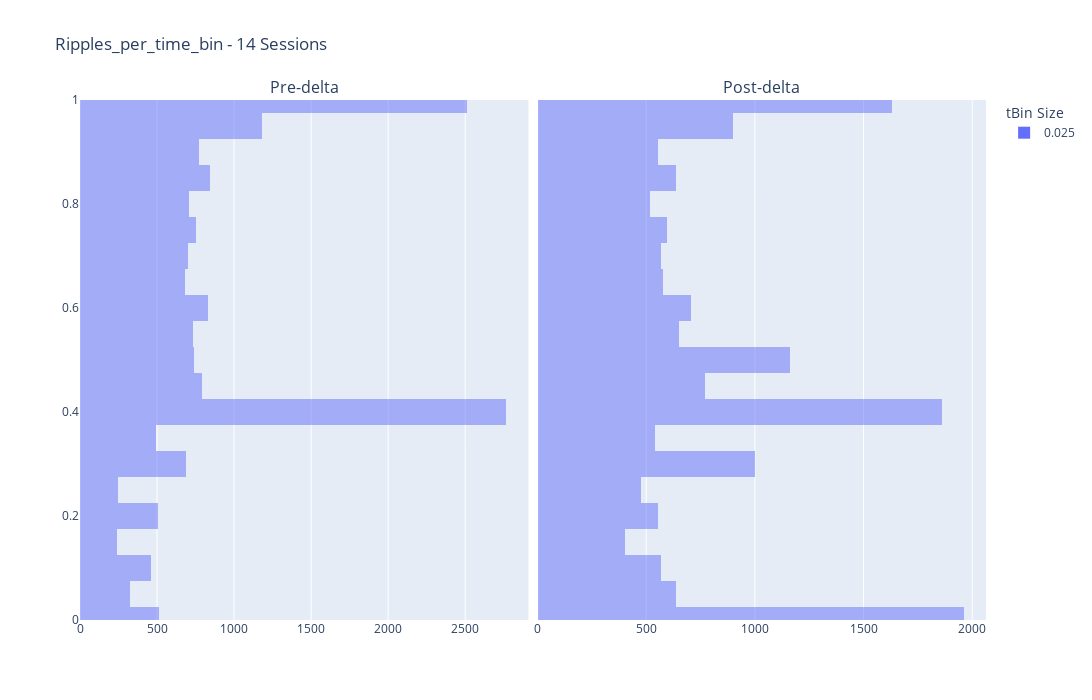

Notebook source saved alongside this figure:
### Code cell
## Test collapsed histograms-only results:
histograms_only_all_time_bin_session_figures = plot_across_sessions_scatter_results(collected_outputs_directory, concatenated_laps_df=all_sessions_laps_time_bin_df, concatenated_ripple_df=all_sessions_ripple_time_bin_df,
														#    enabled_time_bin_sizes=[0.03, 0.10],
															# enabled_time_bin_sizes=[0.03, 0.058, 0.10], # [0.03 , 0.044, 0.058, 0.072, 0.086, 0.1]
														   earliest_delta_aligned_t_start=earliest_delta_aligned_t_start, latest_delta_aligned_t_end=latest_delta_aligned_t_end,
														   main_plot_mode='default',
														   laps_title_prefix=f"Laps_per_time_bin", ripple_title_prefix=f"Ripples_per_time_bin", save_figures=False, figure_save_extension=['.html','.png'])
histograms_only_fig_time_bin_laps, histograms_only_fig_time_bin_ripples = histograms_only_all_time_bin_session_figures[0]
# histograms_only_fig_time_bin_laps.show()
histograms_only_fig_time_bin_ripples.show()

### Figure 1 — Plotly figure (JSON) as saved in the notebook; plotly's stock layout.template omitted (floating-point values rounded to 4 significant figures; data arrays with more than 128 entries replaced by an {"elided": "..."} marker saying what was removed)
{"data": [{"alignmentgroup": "True", "bingroup": "y", "hovertemplate": "time_bin_size=0.025<br>count=%{x}<br>P_Long=%{y}<extra></extra>", "legendgroup": "0.025", "marker": {"color": "#636efa", "opacity": 0.5, "pattern": {"shape": ""}}, "name": "0.025", "nbinsy": 25, "offsetgroup": "0.025", "orientation": "h", "showlegend": true, "type": "histogram", "xaxis": "x", "y": {"elided": "17473 float values"}, "yaxis": "y"}, {"alignmentgroup": "True", "bingroup": "y", "hovertemplate": "time_bin_size=0.025<br>count=%{x}<br>P_Long=%{y}<extra></extra>", "legendgroup": "0.025", "marker": {"color": "#636efa", "opacity": 0.5, "pattern": {"shape": ""}}, "name": "0.025", "nbinsy": 25, "offsetgroup": "0.025", "orientation": "h", "showlegend": false, "type": "histogram", "xaxis": "x2", "y": {"elided": "17282 float values"}, "yaxis": "y2"}], "layout": {"annotations": [{"font": {"size": 16}, "showarrow": false, "text": "Pre-delta", "x": 0.2475, "xanchor": "center", "xref": "paper", "y": 1, "yanchor": "bottom", "yref": "paper"}, {"font": {"size": 16}, "showarrow": false, "text": "Post-delta", "x": 0.7525, "xanchor": "center", "xref": "paper", "y": 1, "yanchor": "bottom", "yref": "paper"}], "barmode": "overlay", "height": 700, "legend": {"title": {"text": "tBin Size"}}, "title": {"text": "Ripples_per_time_bin - 14 Sessions"}, "width": 2048, "xaxis": {"anchor": "y", "domain": [0, 0.495]}, "xaxis2": {"anchor": "y2", "domain": [0.505, 1]}, "yaxis": {"anchor": "x", "domain": [0, 1], "range": [0, 1]}, "yaxis2": {"anchor": "x2", "domain": [0, 1], "matches": "y", "range": [0, 1], "showticklabels": false}}}
